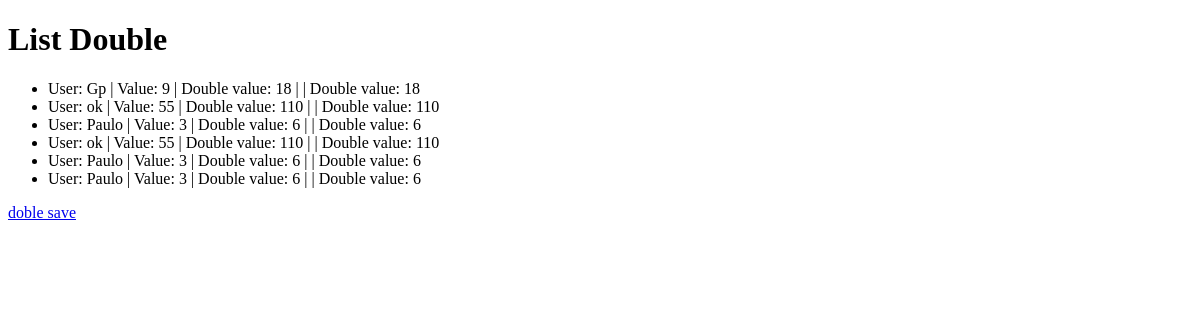
Before: /core/double_list with the older database file.
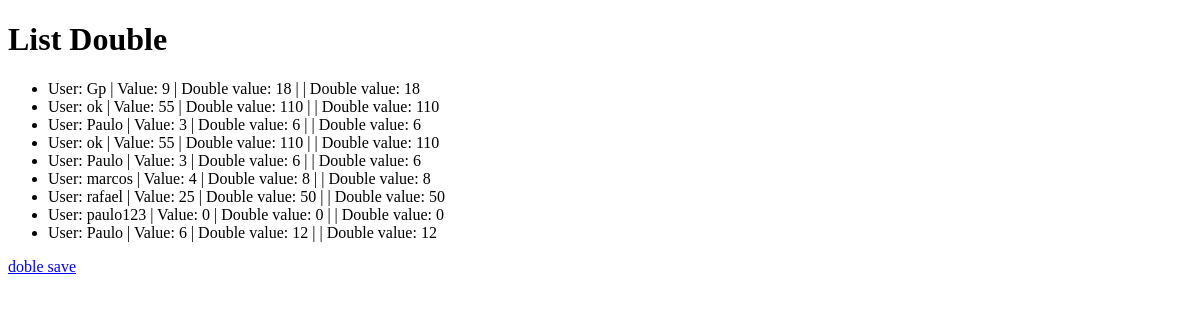
After: the same page with the newer database file.
### core/models.py (models this page shows, shortened)
class DoubleSave(models.Model):
    name = models.CharField(max_length=50, null=True)
    value = models.IntegerField()
    double_value = models.IntegerField(blank=True, default=0)
    date = models.DateTimeField(default=datetime.now(), blank=True, null=True)

### core/views.py (the view)
# urls.py: path('double_list', double_list, name='double_list'),
def double_list(request):
    double_data = DoubleSave.objects.all()
    return render(request, 'double_list.html', {'double_data': double_data})

### core/templates/double_list.html (shortened to what this page needs)
<!DOCTYPE html>
<html lang="en">
<head>
</head>
<body>
<h1>List Double</h1>
  <ul>
      {% for item in double_data %}
          <li>User: {{ item.name }} | Value: {{ item.value }} | Double value: {{ item.double_value }} | | Double value: {{ item.double_value }}</li>
        {% endfor %}
    </ul>
<a href="{% url 'double_save' %}">doble save</a>
</body>
</html>

Changed rows visible on the page:
removed DoubleSave: name "Paulo", value "3", double_value "6"
added DoubleSave: name "marcos", value "4", double_value "8"
added DoubleSave: name "rafael", value "25", double_value "50"
added DoubleSave: name "paulo123", value "0", double_value "0"
added DoubleSave: name "Paulo", value "6", double_value "12"
